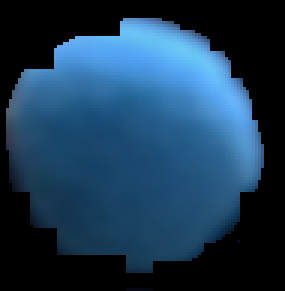
#> input picture sample/marker/blue/blue.png, 95 x 97 px, given as the content of the folder ../sample/marker/moss_green, which was not available (shown 3 times larger)
$ python find_markers.py
#> lines starting #> are read from the running program, lines starting #| are printed output that depends on the picture; after the words box and inside, x2 and y2 are one past the last pixel; in counts of white or black regions, pixels touching at a corner belong together; pictures that were not available may be replaced by others from this repository, and a replacement may not be noted
import argparse
import numpy as np
import cv2
from pathlib import Path
import pandas as pd
import random


def parse_args():
    parser = argparse.ArgumentParser()
    #    parser.add_argument("--video_dir", required=True, type=Path)
    args = parser.parse_args()
    return args


def bgr2hsv(bgr):
    bgr = np.reshape(bgr, (1, 1, 3)).astype(np.uint8)
    hsv = cv2.cvtColor(bgr, cv2.COLOR_BGR2LAB)
    return hsv.ravel()


def hsv2bgr(hsv):
    hsv = np.reshape(hsv, (1, 1, 3)).astype(np.uint8)
    bgr = cv2.cvtColor(hsv, cv2.COLOR_HSV2BGR)
    return bgr.ravel()


def extract_color(img, col1, col2):
    lower = np.min([col1, col2], axis=0)
    upper = np.max([col1, col2], axis=0)
    mask = cv2.inRange(img, lower, upper)
    return mask


def load_color_range(color_name, low_thr, high_thr):
    print("Load color", color_name)
    colors = []

    all_img_paths = Path(f"../sample/marker/{color_name}").glob("*.png")
    for img_path in all_img_paths:
        img = cv2.imread(str(img_path))
        h, w = img.shape[:2]
        cx, cy = w // 2, h // 2
        radius = min(w, h) / 2 * 0.8
        for y in range(h):
            for x in range(w):
                dist_sq = (cx - x) ** 2 + (cy - y) ** 2
                if dist_sq <= radius * radius:
                    colors.append(bgr2hsv(img[y, x]))

    colors = np.array(colors)
    lower = np.percentile(colors, low_thr, axis=0).astype(np.uint8)
    higher = np.percentile(colors, high_thr, axis=0).astype(np.uint8)
    print(color_name, lower, higher)

    return lower, higher


def find_marker(hsv_img, lower, higher):
    h, w = hsv_img.shape[:2]
    img_area = h * w

    m = extract_color(hsv_img, lower, higher)
    _, m = cv2.threshold(m, 128, 255, cv2.THRESH_BINARY)
    contours, _ = cv2.findContours(m, cv2.RETR_EXTERNAL, cv2.CHAIN_APPROX_NONE)

    best = None
    for c in contours:
        ca = cv2.contourArea(c)
        if ca > img_area * 0.01:
            continue

        (x, y), radius = cv2.minEnclosingCircle(c)
        center = (int(x), int(y))
        radius = int(radius)
        if radius > hsv_img.shape[0] * 0.05:
            continue

        if radius <= 2:
            continue

        ratio = ca / (np.pi * radius * radius)
        if ratio < 0.4:
            continue

        if best is None:
            best = ca, center, radius

        if best[0] < ca:
            best = ca, center, radius

    if best is not None:
        ca, center, radius = best
        return True, center, radius, m

    return False, None, None, m


def tile_images(imgs):
    return cv2.vconcat(
        [
            cv2.hconcat(imgs[:2]),
            cv2.hconcat(imgs[2:]),
        ]
    )


class MarkerTracker:
    def __init__(self, cam_id, marker_id):
        self.cam_id = cam_id
        self.marker_id = marker_id
        self.N_BUFFER = 32
        self.history = []
        self.is_tracking = False
        self.last_update_time = 0
        self.center = None
        self.radius = None

    def update(self, ret, center, radius, cur_time):
        self.history.append((ret, np.array(center), radius, cur_time))

        if len(self.history) > self.N_BUFFER:
            self.history = self.history[-self.N_BUFFER :]
        assert len(self.history) <= self.N_BUFFER

        self.update_tracking_state(cur_time)
        self.tracking(cur_time)

        return self.is_tracking, self.center, self.radius

    def update_tracking_state(self, cur_time):
        if self.is_tracking:
            # N秒以上更新されなければ
            n = 1.0
            if cur_time - self.last_update_time > n:
                self.is_tracking = False
                print("Finish Tracking", self.cam_id, self.marker_id)
        else:
            # Nフレームcenterがだいたい同じ場所にいたら追跡開始
            n = 30
            thr = 20
            if len(self.history) >= n:
                ret_all = np.all([h[0] for h in self.history[-n:]], axis=0)
                if not ret_all:
                    return
                cmin = np.min([h[1] for h in self.history[-n:]], axis=0)
                cmax = np.max([h[1] for h in self.history[-n:]], axis=0)
                d = cmax - cmin
                if np.max(d) < thr:
                    self.is_tracking = True
                    self.center = self.history[-1][1]
                    self.radius = self.history[-1][2]
                    self.last_update_time = cur_time
                    print("Start Tracking", self.cam_id, self.marker_id)

    def tracking(self, cur_time):
        if not self.is_tracking:
            return

        ret, center, radius, cur_time = self.history[-1]
        if not ret:
            return

        thr = 100
        dist = np.linalg.norm(self.center - center)
        if dist > thr:
            return

        self.last_update_time = cur_time

        # 適当にフィルターする？
        self.center = center
        self.radius = radius


def main(args):
    marker_colors = [
        load_color_range("moss_green", 10, 95),
        load_color_range("yellow_green", 15, 85),
        load_color_range("purple", 10, 90),
        load_color_range("green", 10, 90),
        # load_color_range("blue", 10, 90),
        load_color_range("orange", 14, 92),
    ]
#> in load_color_range, img is the input picture: shape (97, 95, 3); mean B, G, R 84.4, 58.4, 27.4
#> the loop in load_color_range, `for y in range(h):` made 97 passes
#| moss_green [ 65 124  87] [181 127 108]
#| yellow_green [ 68 125  90] [157 127 105]
#| purple [ 65 124  87] [169 127 106]
#| green [ 65 124  87] [169 127 106]
#| orange [ 68 124  89] [174 127 107]

    all_caps = [cv2.VideoCapture(i) for i in [0, 2, 3, 4]]

    trackers = {
        cam_id: [MarkerTracker(cam_id, mi) for mi, _ in enumerate(marker_colors)]
        for cam_id, _ in enumerate(all_caps)
    }
    cur_time = 0

    while True:
        imgs = []
        masks = []
        raw_masks = []
        cur_time += 1 / 30
        for cam_id, cap in enumerate(all_caps):
            ret, img = cap.read()
            if not ret:
                break

            img = cv2.blur(img, (4, 4))
            mask = np.zeros_like(img)
            raw_mask = np.zeros((img.shape[0], img.shape[1]), np.uint8)

            hsv_img = cv2.cvtColor(img, cv2.COLOR_BGR2LAB)
            for mi, (lower, higher) in enumerate(marker_colors):
                ret, center, radius, m = find_marker(hsv_img, lower, higher)
                raw_mask += m

                # Tracking
                tr = trackers[cam_id][mi]
                ret_tr, center_tr, radius_tr = tr.update(ret, center, radius, cur_time)

                c = hsv2bgr(higher)
                c = (int(c[2]), int(c[1]), int(c[0]))
                if ret_tr:
                    mask = cv2.circle(mask, center_tr, radius_tr, c, -1)
                elif ret:
                    mask = cv2.circle(mask, center, radius, c, 2)

            imgs.append(img)
            masks.append(mask)
            raw_masks.append(raw_mask)
#> this loop made 4 passes
#> pass 1, in main, `img = cv2.blur(img, (4, 4))`:
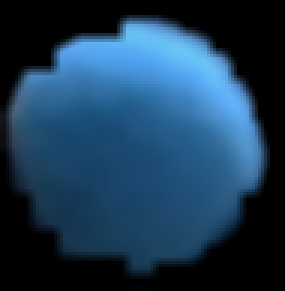
#> img: shape (97, 95, 3) (shown 3 times larger); mean B, G, R 84.5, 58.5, 27.5
#> pass 1, in extract_color, `mask = cv2.inRange(img, lower, upper)`:
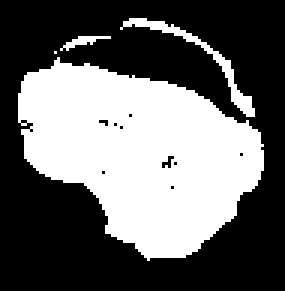
#> mask: shape (97, 95) (shown 3 times larger); 40.3% white; 4 white regions (1 under 20 px), largest, box (x1, y1, x2, y2) and area: (6, 19, 88, 87) 3512, (40, 6, 85, 39) 166, (20, 12, 37, 17) 33
#> pass 1, in extract_color (call 2), `mask = cv2.inRange(img, lower, upper)`:
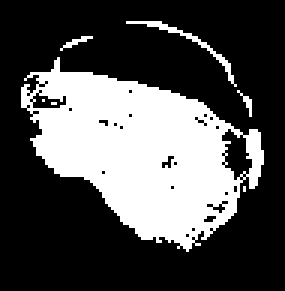
#> mask: shape (97, 95) (shown 3 times larger); 31.6% white; 7 white regions (5 under 20 px), largest, box (x1, y1, x2, y2) and area: (7, 19, 88, 84) 2803, (42, 7, 79, 29) 74

        cv2.imshow("img", tile_images(imgs))
#> in tile_images, `return cv2.vconcat( [ cv2.hconcat(imgs[:2]), cv2.hconcat(imgs[2:]), ] )`:
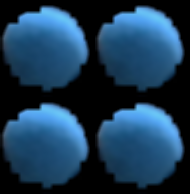
#> returned value: shape (194, 190, 3); mean of channels 0, 1, 2 84.5, 58.5, 27.5; drawn as B, G, R
        cv2.imshow("mask", tile_images(masks))
#> in tile_images (call 2), `return cv2.vconcat( [ cv2.hconcat(imgs[:2]), cv2.hconcat(imgs[2:]), ] )`: returned value: shape (194, 190, 3); every value is 0
        cv2.imshow("raw_masks", tile_images(raw_masks))
#> in tile_images (call 3), `return cv2.vconcat( [ cv2.hconcat(imgs[:2]), cv2.hconcat(imgs[2:]), ] )`:
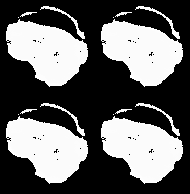
#> returned value: shape (194, 190); min 0, max 255, mean 101.3
        if ord("q") == cv2.waitKey(1):
#> (key q is pressed here)
            break


if __name__ == "__main__":
    args = parse_args()
    main(args)
